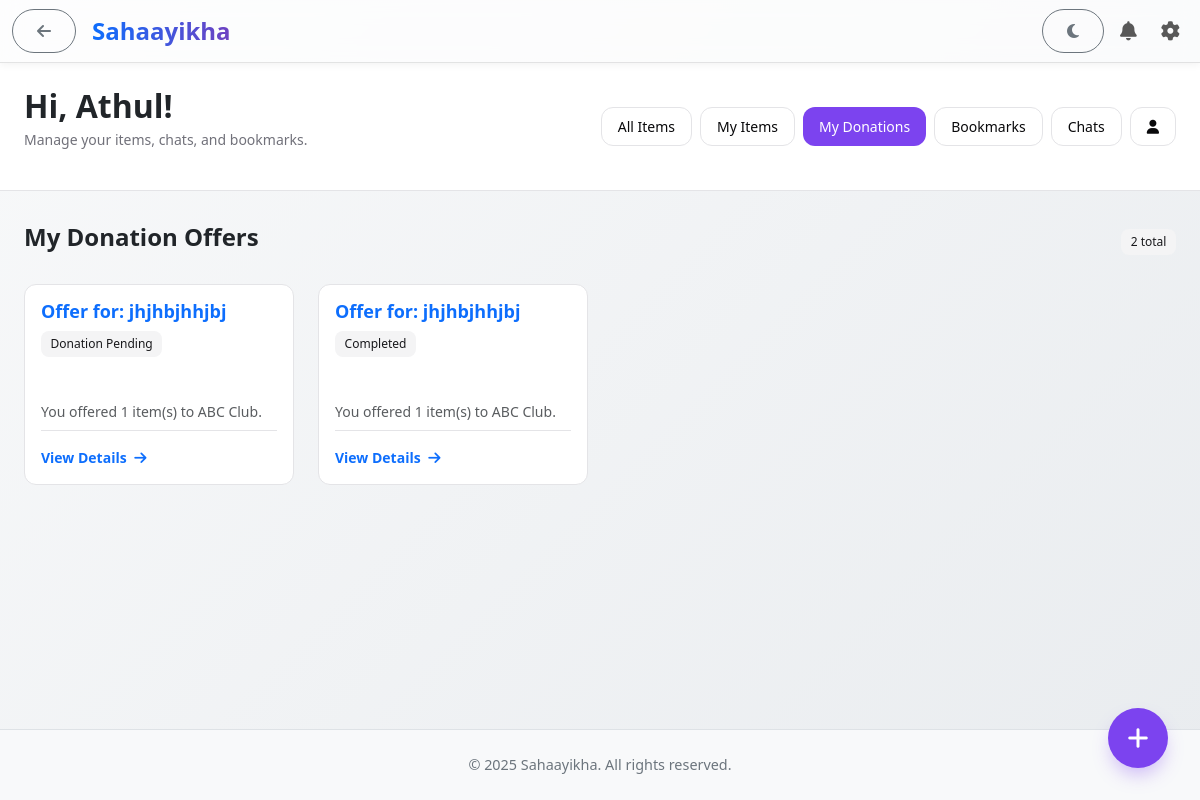
Page /dashboard?view=donations (signed in) on the earlier database version.
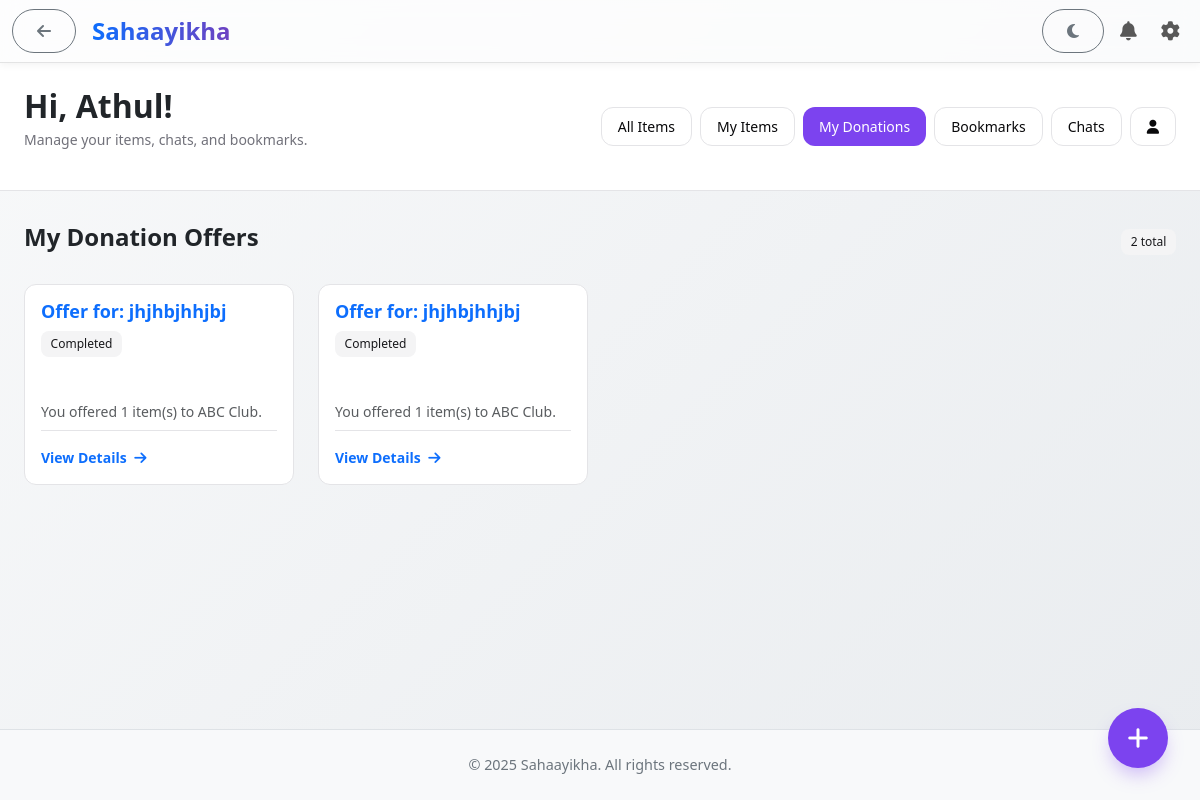
Same page on the later database version.
### app/models.py (models this page shows, shortened)
class DonationOffer(db.Model):
    __tablename__ = 'donation_offers'
    offer_id = db.Column(db.Integer, primary_key=True)
    user_id = db.Column(db.Integer, db.ForeignKey('users.user_id'), nullable=False)
    need_id = db.Column(db.Integer, db.ForeignKey('disaster_needs.need_id'), nullable=False)
    org_id = db.Column(db.Integer, db.ForeignKey('organizations.org_id'), nullable=False)
    status = db.Column(db.String(50), default='Pending Review')
    created_at = db.Column(db.DateTime, default=datetime.utcnow)
    verified_at = db.Column(db.DateTime, nullable=True)
    picked_up_at = db.Column(db.DateTime, nullable=True)
    completed_at = db.Column(db.DateTime, nullable=True)
    pickup_retries = db.Column(db.Integer, default=0) # To track the one-time retry
    proof_image_url = db.Column(db.String(255), nullable=True) # For orgs to upload proof
    user = db.relationship('User', backref='donation_offers')
    need = db.relationship('DisasterNeed', backref='donation_offers')
    organization = db.relationship('Organization', backref='donation_offers')
    offered_items = db.relationship('OfferedItem', backref='offer', lazy='dynamic', cascade="all, delete-orphan")

class DisasterNeed(db.Model):
    __tablename__ = "disaster_needs"
    need_id = db.Column(db.Integer, primary_key=True)
    org_id = db.Column(db.Integer, db.ForeignKey("organizations.org_id"), nullable=False)
    title = db.Column(db.String(255), nullable=True) # <-- ADD THIS
    categories = db.Column(db.Text, nullable=True) # Will store comma-separated categories
    description = db.Column(db.Text, nullable=False)
    location = db.Column(db.String(255))
    posted_at = db.Column(db.DateTime, default=datetime.utcnow)

class Organization(UserMixin, db.Model):
    __tablename__ = "organizations"
    org_id = db.Column(db.Integer, primary_key=True)
    name = db.Column(db.String(255), nullable=False)
    email = db.Column(db.String(255), unique=True, nullable=False)
    password = db.Column(db.String(255), nullable=False)
    phone = db.Column(db.String(100))
    location = db.Column(db.String(255))
    profile_picture = db.Column(db.String(255), nullable=True)
    status = db.Column(db.String(50), default="Pending")  # Pending / Approved / Blocked
    registered_at = db.Column(db.DateTime, default=datetime.utcnow)
    disaster_needs = db.relationship("DisasterNeed", backref="organization", lazy="dynamic")
    verification_logs = db.relationship("OrganizationVerificationLog", backref="organization", lazy="dynamic")

### app/routes.py (the view)
@main.route("/dashboard")
@login_required
@role_required("user")
def dashboard():
    view = request.args.get("view", "all")
    filter_type = request.args.get("filter")
    items = []
    chat_sessions = []
    my_offers = []
    disaster_needs = []  # <<< ADD THIS: New list for disaster needs
    if filter_type == 'Disaster':
        disaster_needs = DisasterNeed.query.order_by(DisasterNeed.posted_at.desc()).all()
    else:
        if view == "mine":
            query = Item.query.filter_by(user_id=current_user.user_id)
            if filter_type in ["Trade", "Share"]:  # This part is now correct
                query = query.filter_by(type=filter_type)
            items = query.order_by(Item.created_at.desc()).all()
        elif view == "bookmarks":
            user_bookmarks = Bookmark.query.filter_by(user_id=current_user.user_id).order_by(Bookmark.saved_at.desc()).all()
            items = [b.item for b in user_bookmarks]
        elif view == "chats":
            chat_sessions = db.session.query(ChatSession).filter(
                or_(ChatSession.user1_id == current_user.user_id, ChatSession.user2_id == current_user.user_id)
            ).join(Item).order_by(ChatSession.started_at.desc()).all()
        elif view == "donations":
            my_offers = DonationOffer.query.filter_by(user_id=current_user.user_id).order_by(DonationOffer.created_at.desc()).all()
        else:  # Default to "all"
            view = "all"
            query = Item.query.filter(Item.status == "Active", Item.user_id != current_user.user_id)
            if filter_type in ["Trade", "Share"]: # This part is now correct
                query = query.filter_by(type=filter_type)
            items = query.order_by(Item.created_at.desc()).all()
    return render_template(
        "dashboard/user_dashboard.html",
        items=items,
        chat_sessions=chat_sessions,
        my_offers=my_offers,
        disaster_needs=disaster_needs,  # <<< ADD THIS: Pass needs to the template
        view=view
    )

### app/routes.py (called while the page is built)
@login_manager.user_loader
def load_user(user_id):
    try:
        prefix, id_str = user_id.split(":")
        id_val = int(id_str)
    except Exception:
        return None
    if prefix == "user":
        return User.query.get(id_val)
    if prefix == "admin":
        return Admin.query.get(id_val)
    if prefix == "org":
        return Organization.query.get(id_val)
    return None

def role_required(role):
    def decorator(f):
        @wraps(f)
        def wrapped(*args, **kwargs):
            if not current_user.is_authenticated:
                return login_manager.unauthorized()
            obj = current_user._get_current_object()
            if role == "admin" and not isinstance(obj, Admin):
                abort(403)
            if role == "org" and not isinstance(obj, Organization):
                abort(403)
            if role == "user" and not isinstance(obj, User):
                abort(403)
            return f(*args, **kwargs)
        return wrapped
    return decorator

### app/templates/dashboard/user_dashboard.html (shortened to what the changed rows need)
{% extends "base.html" %}
{% block content %}
<header class="dashboard-header">
    <div class="dashboard-container">
        <div class="header-content">
            <div>
                <h1>Hi, {{ current_user.first_name }}!</h1>
            </div>
        </div>
    </div>
</header>
<main class="dashboard-container">
    <section class="section">
        <div class="section-header">
            {% set current_filter = request.args.get('filter') %}
            {% if view == 'mine' %} <h2>My Items</h2>
            {% elif view == 'bookmarks' %} <h2>My Bookmarks</h2>
            {% elif view == 'chats' %} <h2>My Chat Sessions</h2>
            {% elif view == 'donations' %} <h2>My Donation Offers</h2>
            {% elif current_filter == 'Disaster' %} <h2>Active Disaster Needs</h2>
            {% else %} <h2>All Recent Items</h2>
            {% endif %}
        </div>
        {% if request.args.get('filter') == 'Disaster' %}
            {% if disaster_needs %}
                <div class="item-grid">
                    {% for need in disaster_needs %}
                    <div class="dashboard-item-card need-card">
                        <div class="item-content">
                            <div class="need-card-header">
                                <div>
                                    <h3 class="item-title">{{ need.title }}</h3>
                                    <div class="item-badges">
                                        {% if need.categories %}
                                            {% for cat in need.categories.split(',') %}
                                                <span class="badge-dashboard">{{ cat }}</span>
                                            {% endfor %}
                                        {% endif %}
                                    </div>
                                </div>
                                <i class="fas fa-bullhorn need-card-icon"></i>
                            </div>
                            <p class="text-muted small my-2">{{ need.description|truncate(120) }}</p>
                            <div class="item-actions">
                                <div class="item-meta">
                                    <span class="meta-item">
                                        <i class="fas fa-sitemap fa-fw"></i>
                                        <span>By: {{ need.organization.name }}</span>
                                    </span>
                                    <span class="meta-item">
                                        <i class="fas fa-map-marker-alt fa-fw"></i>
                                        <span>{{ need.location }}</span>
                                    </span>
                                </div>
                                <a href="{{ url_for('main.make_donation_offer', need_id=need.need_id) }}" class="btn-dashboard btn-primary-dashboard">
                                    <span>Offer Help</span>
                                </a>
                            </div>
                        </div>
                    </div>
                    {% endfor %}
                </div>
            {% else %}
                <div class="empty-state">
                    <i class="fas fa-check-circle"></i>
                    <h3>No Active Disaster Needs</h3>
                    <p>There are no active requests for disaster aid at the moment.</p>
                </div>
            {% endif %}
        {% elif view == 'donations' %}
        <section class="section">
            {% if my_offers %}
                <div class="item-grid">
                    {% for offer in my_offers %}
                    <a href="{{ url_for('main.view_my_offer', offer_id=offer.offer_id) }}" class="dashboard-item-card need-card text-decoration-none">
                        <div class="item-content">
                            <div class="need-card-header">
                                <div>
                                    <h3 class="item-title">Offer for: {% if offer.need %}{{ offer.need.title }}{% else %}Deleted Need{% endif %}</h3>
                                    <div class="item-badges">
                                        <span class="badge-dashboard">{{ offer.status }}</span>
                                    </div>
                                </div>
                            </div>
                            <p class="text-muted small my-2">You offered {{ offer.offered_items.count() }} item(s) to {% if offer.organization %}{{ offer.organization.name }}{% else %}a deleted organization{% endif %}.</p>
                            <div class="item-actions">
                                <span class="text-primary small fw-bold">View Details <i class="fas fa-arrow-right ms-1"></i></span>
                            </div>
                        </div>
                    </a>
                    {% endfor %}
                </div>
            {% else %}
                <div class="empty-state">
                    <i class="fas fa-box-heart"></i>
                    <h3>No Donations Offered Yet</h3>
                    <p>You can offer help by finding a need under the "Disaster Aid" filter on the "All Items" page.</p>
                </div>
            {% endif %}
        </section>
        {% endif %}
    </section>
</main>
{% endblock %}

Differences in the rows shown:
changed DonationOffer (number 1 of 2 on the later page): status "Donation Pending" → "Completed"
